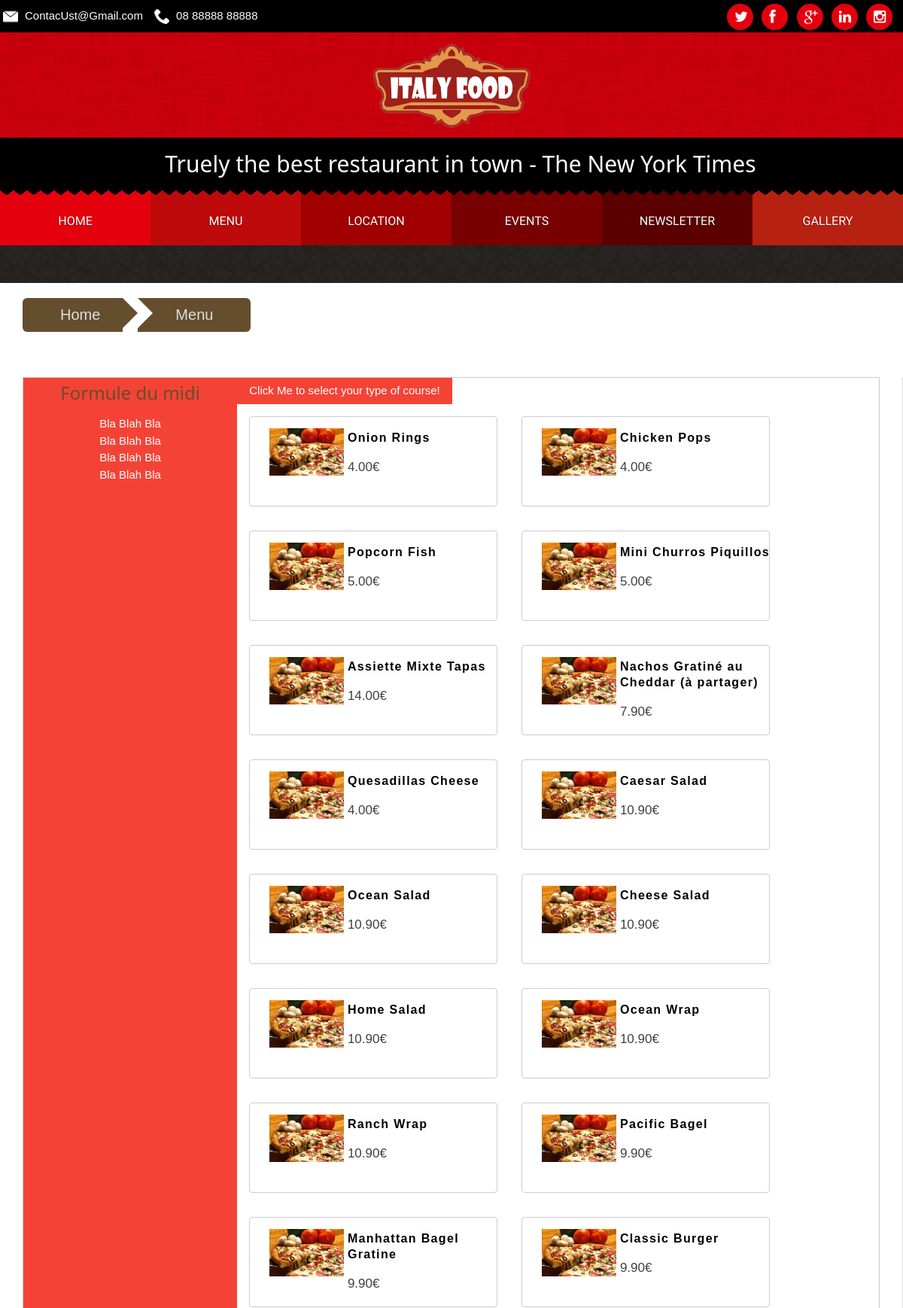
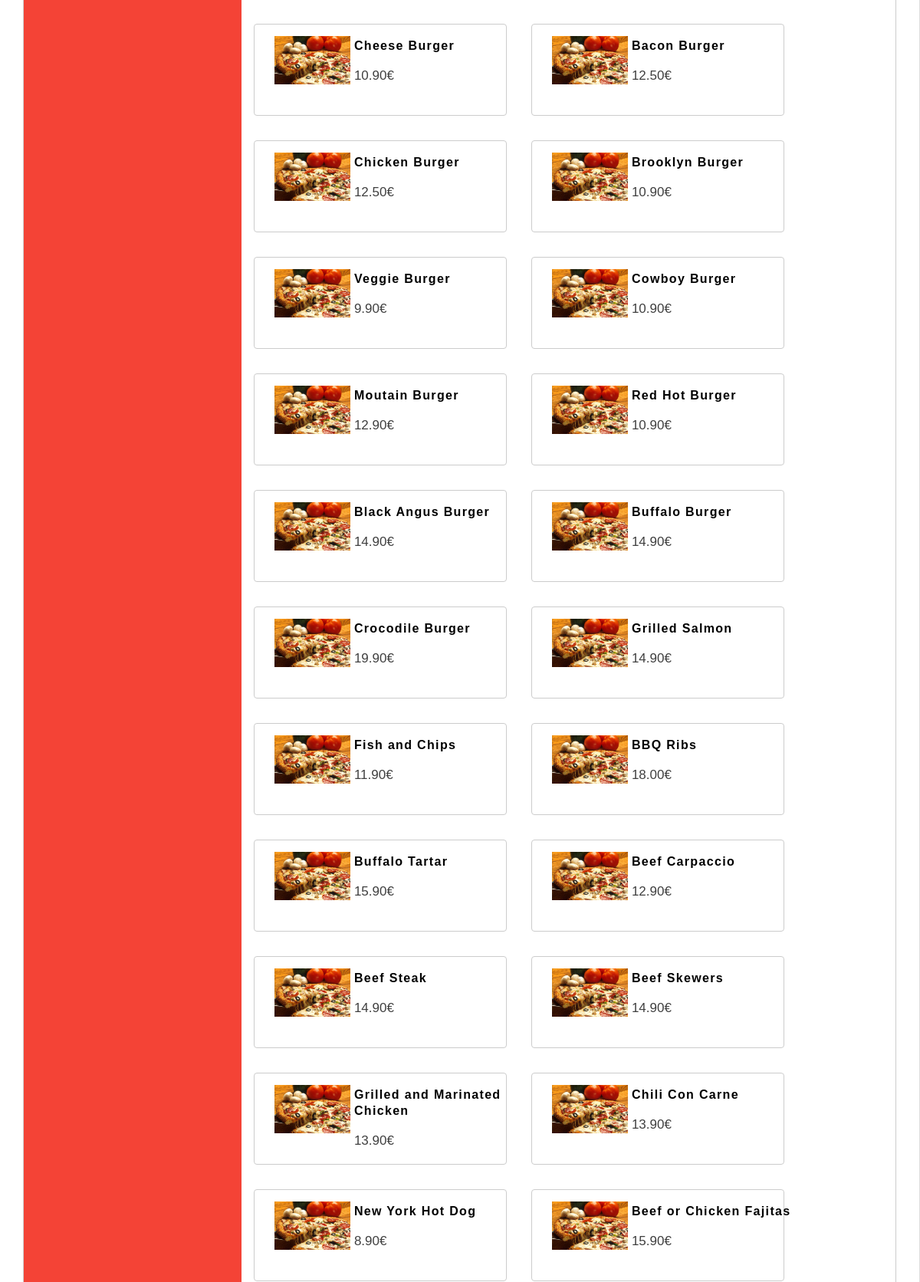
Page /menu.php (upper part) on the committed database (2 pictures, top to bottom).
### tables this page shows
CREATE TABLE course (id INTEGER PRIMARY KEY, category TEXT, name TEXT, price REAL, photo TEXT, description TEXT, CONSTRAINT "Contraite category" CHECK (category IN ('bakery', 'burgers', 'desserts', 'exotic', 'fish', 'kids', 'salads', 'specialities', 'starters')));

### menu.php (the view, shortened to what this page needs)
<?php include("header.php");
$query = "SELECT * FROM course";
$Courses=$DB->query($query)->fetchAll();?>
<section id="container" class="sub-page">
    <div class="wrap-container zerogrid">
        <div style="padding: 20px 0 20px 30px;"> 			<div class="crumbs w3-hide-small">
            <ul>
                <li><a href="index.php">Home</a></li>
                <li><a href="menu.php">Menu</a></li>
            </ul>
        </div>
        </div>
        <div id="main-content">
            <div class="wrap-content">
                <div class="w3-row w3-border" style="overflow: hidden">
                    <div class="w3-col l3 m4 w3-container w3-red" style="margin-bottom: -100000px; padding-bottom: 100000px;">
                        <div style="text-align: center; color: white;">
                            <h3>Formule du midi</h3>
                                Bla Blah Bla<br>
                                Bla Blah Bla<br>
                                Bla Blah Bla<br>
                                Bla Blah Bla<br>
                        </div>
                    </div>
                    <div class="w3-col l9 m8 w3-container " style="background: white;padding-left: 0px !important;">
                        <div class="w3-dropdown-click" style="width: 100%">
                            <button onclick="myFunction()" class="w3-btn w3-red ">Click Me to select your type of course!</button>
                        </div>
                        <?php
                        foreach ($Courses as $row){
                            echo '<div class="post w3-container w3-round w3-border w3-margin w3-dropdown-hover w3-row" style="width: 330px;height: 120px;float:left;">
        <div class="w3-content w3-third" >
            <a href="#"><img src="images/15.jpg"></a>
        </div>
        <div class="wrapper  w3-content w3-twothird  " style="padding-left: 15px; float: left;">
            <div style="width: 210px;"><a style="font-weight:bold;color:#000000;letter-spacing:1pt;word-spacing:0pt;font-size:16px;text-align:left;font-family:helvetica, sans-serif;line-height:1;" href="#">'.$row["name"].'</a></div>
            <span>'. money_format('%i ', $row["price"]) .'€</span>
            <div class="w3-dropdown-content w3-container w3-red w3-bottombar w3-border-red" style="width:300px">
                <p>'.$row["description"].'</p>
            </div>
        </div>
    </div>';
                        }
                        ?>
                    </div>
                </div>
            </div>
        </div>
    </div>
</section>
</div>
</body></html>

### css/zerogrid.css (style rules this page uses)
.zerogrid { width: 1200px; position:relative; margin: 0 auto; padding: 0px; }
.zerogrid:after { content: "\0020"; display: block; height: 0; clear: both; visibility: hidden; }

### css/style.css (style rules this page uses)
a, abbr, acronym, address, applet, article, aside, audio, b, blockquote, big, body, center, canvas, caption, cite, code, command, datalist, dd, del, details, dfn, dl, div, dt, em, embed, fieldset, figcaption, figure, font, footer, form, h1, h2, h3, h4, h5, h6, header, hgroup, html, i, iframe, img, ins, kbd, keygen, label, legend, li, meter, nav, object, ol, output, p, pre, progress, q, s, samp, section, small, span, source, strike, strong, sub, sup, table, tbody, tfoot, thead, th, tr, tdvideo, tt, u, ul, var { background: transparent; border: 0 none; font-size: 100%; margin: 0; padding: 0; border: 0; outline: 0; vertical-align: top; }
ol, ul { list-style: none; }
img { vertical-align: top; }
article, aside, audio, canvas, command, datalist, details, embed, figcaption, figure, footer, header, hgroup, keygen, meter, nav, output, progress, section, source, video { display: block; }
* , * :before, * :after { -webkit-box-sizing: border-box; -moz-box-sizing: border-box; box-sizing: border-box; }
div.post { float: left; }
html { -webkit-text-size-adjust: none; }
img { max-width: 100%; height: auto; width: auto\9; }
a { color: #654e2d; font-size: 16px; text-decoration: none; -webkit-transition: 0.3s; -moz-transition: 0.3s; -ms-transition: 0.3s; -o-transition: 0.3s; transition-duration: 0.3s; }
h3, h4 { font-size: 20px; line-height: 20px; }
section:after, section:before { clear: both; content: '\0020'; display: block; visibility: hidden; width: 0; height: 0; }
html, body { width: 100%; padding: 0; margin: 0; }
body { background: #292522 url(../images/bg.png) repeat center center; color: #3F3F3F; font: 16px / 25px Arial, Helvetica, sans-serif; font-family: 'Goudy Bookletter 1911', Georgia, serif; }
#container.sub-page { margin-top: 50px; }
#container .wrap-container { background: #ffffff; }
#main-content { margin-top: 40px; }
#main-content .wrap-content { padding: 0 30px 20px; border-right: 1px solid #ddd; }
#main-content .wrap-content h3 { margin-bottom: 20px; color: #654E2D; }
.post:after, .post:before { clear: both; content: '\0020'; display: block; visibility: hidden; width: 0; height: 0; }
.post img { float: left; margin: 15px 10px; width: 100px; }
.post .wrapper { vertical-align: middle; text-align: left; line-height: 1.4em; padding-bottom: 7px; margin-top: 20px; display: inline-block; }
.post .wrapper span { font-size: 17px; line-height: 3; }
.crumbs { -webkit-box-shadow: 0px 25px 18px -26px rgba(0, 0, 0, 0.75); -moz-box-shadow: 0px 25px 18px -26px rgba(0, 0, 0, 0.75); box-shadow: 0px 25px 18px -26px rgba(0, 0, 0, 0.75); }
.crumbs ul { list-style: none; display: inline-table; }
.crumbs ul li { display: inline; }
.crumbs ul li a { display: block; float: left; background: #654e2d; text-align: center; padding: 7px 30px 8px 50px; position: relative; margin: 0 20px 0 0; font-size: 20px; text-decoration: none; color: #ddd; }
.crumbs ul li a:after { content: ""; border-top: 20px solid transparent; border-bottom: 20px solid transparent; border-left: 20px solid #654e2d; position: absolute; right: -20px; top: 0; z-index: 1; -webkit-transition: border 0.3s, -webkit-transform 0.3s; -moz-transition: border 0.3s, -moz-transform 0.3s; -o-transition: border 0.3s, -o-transform 0.3s; transition: border 0.3s, transform 0.3s; }
.crumbs ul li a:before { content: ""; border-top: 20px solid transparent; border-bottom: 20px solid transparent; border-left: 20px solid #fff; position: absolute; left: 0; top: 0; }
.crumbs ul li:first-child a { border-top-left-radius: 6px; border-bottom-left-radius: 6px; }
.crumbs ul li:first-child a:before { display: none; }
.crumbs ul li:last-child a { padding-right: 50px; border-top-right-radius: 6px; border-bottom-right-radius: 6px; }
.crumbs ul li:last-child a:after { display: none; }

### rows in the picture
course: name "Onion Rings", price "4.00"
course: name "Chicken Pops", price "4.00"
course: name "Popcorn Fish", price "5.00"
course: name "Mini Churros Piquillos", price "5.00"
course: name "Assiette Mixte Tapas", price "14.00"
course: name "Nachos Gratiné au Cheddar (à partager)", price "7.90"
course: name "Quesadillas Cheese", price "4.00"
course: name "Caesar Salad", price "10.90"
course: name "Ocean Salad", price "10.90"
course: name "Cheese Salad", price "10.90"
course: name "Home Salad", price "10.90"
course: name "Ocean Wrap", price "10.90"
course: name "Ranch Wrap", price "10.90"
course: name "Pacific Bagel", price "9.90"
course: name "Manhattan Bagel Gratine", price "9.90"
course: name "Classic Burger", price "9.90"
course: name "Cheese Burger", price "10.90"
course: name "Bacon Burger", price "12.50"
course: name "Chicken Burger", price "12.50"
course: name "Brooklyn Burger", price "10.90"
course: name "Veggie Burger", price "9.90"
course: name "Cowboy Burger", price "10.90"
course: name "Moutain Burger", price "12.90"
course: name "Red Hot Burger", price "10.90"
course: name "Black Angus Burger", price "14.90"
course: name "Buffalo Burger", price "14.90"
course: name "Crocodile Burger", price "19.90"
course: name "Grilled Salmon", price "14.90"
course: name "Fish and Chips", price "11.90"
course: name "BBQ Ribs", price "18.00"
course: name "Buffalo Tartar", price "15.90"
course: name "Beef Carpaccio", price "12.90"
course: name "Beef Steak", price "14.90"
course: name "Beef Skewers", price "14.90"
course: name "Grilled and Marinated Chicken", price "13.90"
course: name "Chili Con Carne", price "13.90"
course: name "New York Hot Dog", price "8.90"
course: name "Beef or Chicken Fajitas", price "15.90"
